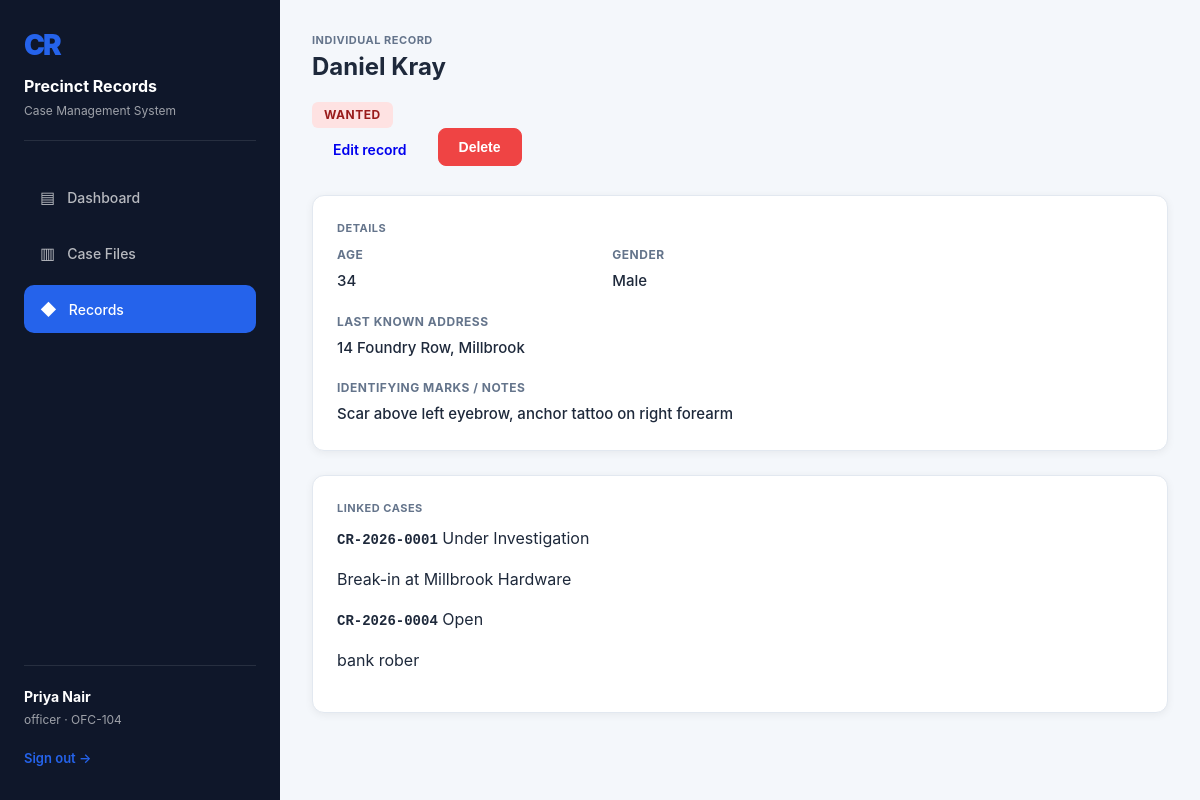
The app's page /criminals/1 (signed in) with its own data.
### tables this page shows
CREATE TABLE user (
    id INTEGER PRIMARY KEY AUTOINCREMENT,
    full_name TEXT NOT NULL,
    badge_no TEXT UNIQUE NOT NULL,
    username TEXT UNIQUE NOT NULL,
    password_hash TEXT NOT NULL,
    role TEXT NOT NULL DEFAULT 'officer',
    department TEXT DEFAULT 'General Investigation',
    created_at TEXT
);

CREATE TABLE criminal (
    id INTEGER PRIMARY KEY AUTOINCREMENT,
    full_name TEXT NOT NULL,
    age INTEGER,
    gender TEXT,
    address TEXT,
    identifying_marks TEXT,
    status TEXT DEFAULT 'Wanted',
    created_at TEXT
);

CREATE TABLE case_file (
    id INTEGER PRIMARY KEY AUTOINCREMENT,
    case_number TEXT UNIQUE NOT NULL,
    title TEXT NOT NULL,
    crime_type TEXT NOT NULL,
    description TEXT,
    location TEXT,
    date_reported TEXT,
    status TEXT DEFAULT 'Open',
    priority TEXT DEFAULT 'Medium',
    officer_id INTEGER REFERENCES user(id) ON DELETE SET NULL,
    criminal_id INTEGER REFERENCES criminal(id) ON DELETE SET NULL,
    created_at TEXT
);

### app.py (the view)
@app.route("/criminals/<int:criminal_id>")
@login_required
def criminal_detail(criminal_id):
    conn = dbm.get_db()
    criminal = conn.execute("SELECT * FROM criminal WHERE id = ?", (criminal_id,)).fetchone()
    if criminal is None:
        conn.close()
        abort(404)
    linked_cases = conn.execute("SELECT * FROM case_file WHERE criminal_id = ?", (criminal_id,)).fetchall()
    conn.close()
    return render_template("criminal_detail.html", criminal=criminal, cases=linked_cases)

### app.py (called while the page is built)
@app.before_request
def load_logged_in_user():
    user_id = session.get("user_id")
    if user_id is None:
        g.user = AnonymousUser()
    else:
        conn = dbm.get_db()
        row = conn.execute("SELECT * FROM user WHERE id = ?", (user_id,)).fetchone()
        conn.close()
        if row is None:
            g.user = AnonymousUser()
        else:
            g.user = dict(row)
            g.user["is_authenticated"] = True
            g.user["is_admin"] = row["role"] == "admin"

@app.context_processor
def inject_user():
    return {"current_user": g.get("user", AnonymousUser()), "current_year": datetime.utcnow().year}

def _is_logged_in():
    return isinstance(g.user, dict) and g.user.get("is_authenticated")

def login_required(view):
    @wraps(view)
    def wrapped(*args, **kwargs):
        if not _is_logged_in():
            return redirect(url_for("login", next=request.path))
        return view(*args, **kwargs)
    return wrapped

def slugify_status(value):
    return value.lower().replace(" ", "-")

### db.py (called while the page is built)
def get_db():
    conn = sqlite3.connect(DB_PATH)
    conn.row_factory = sqlite3.Row
    conn.execute("PRAGMA foreign_keys = ON")
    return conn

### templates/criminal_detail.html (shortened to what this page needs)
{% extends "base.html" %}
{% block content %}
<div class="detail-head">
  <div>
    <div class="eyebrow">Individual record</div>
    <h1>{{ criminal.full_name }}</h1>
    <span class="stamp stamp-{{ criminal.status|slug }}">{{ criminal.status }}</span>
  </div>
  <div style="display:flex; gap:10px;">
    <a class="btn" href="{{ url_for('edit_criminal', criminal_id=criminal.id) }}">Edit record</a>
    <form method="POST" action="{{ url_for('delete_criminal', criminal_id=criminal.id) }}" onsubmit="return confirm('Delete this record permanently?');">
      <button class="btn btn-danger" type="submit">Delete</button>
    </form>
  </div>
</div>
<div class="detail-grid">
  <div class="card">
    <div class="eyebrow" style="margin-bottom:10px;">Details</div>
    <div class="meta-list">
      <div><div class="k">Age</div><div class="v">{{ criminal.age or '—' }}</div></div>
      <div><div class="k">Gender</div><div class="v">{{ criminal.gender or '—' }}</div></div>
      <div class="full" style="grid-column:1/-1;"><div class="k">Last known address</div><div class="v">{{ criminal.address or '—' }}</div></div>
      <div class="full" style="grid-column:1/-1;"><div class="k">Identifying marks / notes</div><div class="v">{{ criminal.identifying_marks or 'None on file.' }}</div></div>
    </div>
  </div>
  <div class="card">
    <div class="eyebrow" style="margin-bottom:10px;">Linked cases</div>
    {% if cases %}
      {% for c in cases %}
      <div class="note" style="cursor:pointer;" onclick="location.href='{{ url_for('case_detail', case_id=c.id) }}'">
        <span class="who mono">{{ c.case_number }}</span>
        <span class="when">{{ c.status }}</span>
        <p>{{ c.title }}</p>
      </div>
      {% endfor %}
    {% else %}
    <div style="color:var(--text-faint); font-size:13.5px;">No cases linked to this individual.</div>
    {% endif %}
  </div>
</div>
{% endblock %}

### templates/base.html (shortened to what this page needs)
<!DOCTYPE html>
<html lang="en">
<head>
  <link rel="stylesheet" href="{{ url_for('static', filename='css/style.css') }}">
</head>
<body>
  <div class="shell">
    <aside class="sidebar">
      <div class="sidebar__brand">
        <div class="mark">CR</div>
        <div class="title">Precinct Records</div>
        <div class="sub">Case Management System</div>
      </div>
      <ul class="tabs">
        <li><a class="tab {{ 'active' if request.endpoint=='dashboard' }}" href="{{ url_for('dashboard') }}"><span class="icon">▤</span> Dashboard</a></li>
        <li><a class="tab {{ 'active' if request.endpoint in ['cases','case_detail','new_case','edit_case'] }}" href="{{ url_for('cases') }}"><span class="icon">▥</span> Case Files</a></li>
        <li><a class="tab {{ 'active' if request.endpoint in ['criminals','criminal_detail','new_criminal','edit_criminal'] }}" href="{{ url_for('criminals') }}"><span class="icon">◆</span> Records</a></li>
      </ul>
      {% if current_user.is_authenticated %}
      <div class="sidebar__foot">
        <div class="who">{{ current_user.full_name }}</div>
        <div class="role">{{ current_user.role }} · {{ current_user.badge_no }}</div>
        <a class="signout" href="{{ url_for('logout') }}">Sign out →</a>
      </div>
      {% endif %}
    </aside>
    <main class="main">
      {% block content %}{% endblock %}
    </main>
  </div>
</body>
</html>

### static/css/style.css (style rules this page uses)
:root { --primary: #2563eb; --primary-dark: #1e40af; --secondary: #64748b; --sidebar: #0f172a; --bg: #f4f7fb; --card: #fff; --text: #1e293b; --text-faint: #64748b; --border: #e2e8f0; --success: #10b981; --error: #ef4444; --warning: #f59e0b; --amber: #f59e0b; --blue: #3b82f6; --teal: #14b8a6; --red: #ef4444; }
* { box-sizing: border-box; }
html, body { margin: 0; padding: 0; height: 100%; }
body { font-family: -apple-system, BlinkMacSystemFont, "Segoe UI", Roboto, "Helvetica Neue", Arial, sans-serif; background: var(--bg); color: var(--text); line-height: 1.5; }
.shell { display: flex; min-height: 100vh; }
.sidebar { width: 280px; background: var(--sidebar); color: #fff; padding: 24px; display: flex; flex-direction: column; position: relative; }
.sidebar__brand { margin-bottom: 32px; padding-bottom: 20px; border-bottom: 1px solid rgba(255, 255, 255, 0.1); }
.mark { font-size: 28px; font-weight: 900; letter-spacing: -2px; margin-bottom: 8px; color: var(--primary); }
.sidebar__brand .title { font-size: 16px; font-weight: 700; margin-bottom: 4px; }
.sidebar__brand .sub { font-size: 12px; color: rgba(255, 255, 255, 0.6); }
.tabs { list-style: none; margin: 0; padding: 0; flex: 1; }
.tabs li { margin-bottom: 8px; }
.tab { display: flex; align-items: center; gap: 12px; padding: 12px 16px; border-radius: 10px; color: rgba(255, 255, 255, 0.7); text-decoration: none; font-size: 14px; font-weight: 500; transition: all 0.2s ease; }
.tab.active { background: var(--primary); color: #fff; }
.tab .icon { font-size: 16px; }
.sidebar__foot { padding-top: 20px; border-top: 1px solid rgba(255, 255, 255, 0.1); }
.who { font-weight: 700; font-size: 14px; margin-bottom: 4px; }
.role { font-size: 12px; color: rgba(255, 255, 255, 0.6); margin-bottom: 12px; }
.signout { display: inline-block; color: var(--primary); text-decoration: none; font-size: 13px; font-weight: 600; padding: 8px 0; }
.main { flex: 1; padding: 32px; overflow-y: auto; }
.btn { display: inline-flex; align-items: center; gap: 6px; padding: 10px 20px; border: 1px solid transparent; border-radius: 8px; font-size: 14px; font-weight: 600; cursor: pointer; text-decoration: none; transition: all 0.2s ease; white-space: nowrap; }
.btn-danger { background: var(--error); color: #fff; border-color: var(--error); }
.card { background: var(--card); border-radius: 12px; padding: 24px; box-shadow: 0 2px 8px rgba(0, 0, 0, 0.06); border: 1px solid var(--border); }
.eyebrow { font-size: 11px; font-weight: 700; text-transform: uppercase; letter-spacing: 0.5px; color: var(--text-faint); }
.mono { font-family: 'Courier New', Courier, monospace; }
.detail-grid { display: grid; grid-template-columns: 1fr; gap: 24px; }
.detail-head { margin-bottom: 24px; }
.detail-head h1 { margin: 0 0 16px 0; font-size: 24px; font-weight: 700; }
.meta-list { display: grid; grid-template-columns: repeat(auto-fit, minmax(200px, 1fr)); gap: 20px; }
.meta-list > div { display: flex; flex-direction: column; }
.k { font-size: 12px; font-weight: 700; text-transform: uppercase; letter-spacing: 0.5px; color: var(--text-faint); margin-bottom: 6px; }
.v { font-size: 15px; font-weight: 500; color: var(--text); }
.stamp { display: inline-block; padding: 4px 12px; border-radius: 6px; font-size: 12px; font-weight: 700; text-transform: uppercase; letter-spacing: 0.5px; }
.stamp-wanted { background: #fee2e2; color: #991b1b; }

### records on screen
user: full_name "Priya Nair", role "officer", badge_no "OFC-104"
criminal: full_name "Daniel Kray", status "WANTED", age "34", gender "Male", address "14 Foundry Row, Millbrook", identifying_marks "Scar above left eyebrow, anchor tattoo on right forearm"
case_file: case_number "CR-2026-0001", status "Under Investigation", title "Break-in at Millbrook Hardware"
case_file: case_number "CR-2026-0004", status "Open", title "bank rober"
